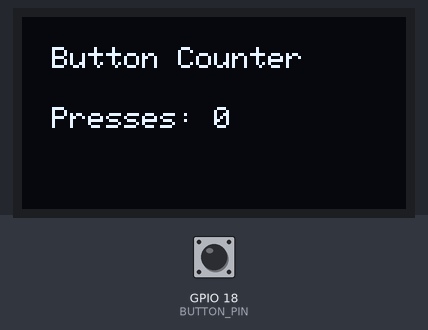
The program below on a simulated ESP32. Shown: 128×64 one-colour display. The inputs (shaded band) are chosen by the test bench; at power-on: GPIO 18 (BUTTON_PIN) HIGH. What the program prints to the serial monitor is not drawn.

Above: at 1.2 s.
1.3 s: GPIO 18 (BUTTON_PIN) pulled LOW for 0.15 s
At 2.3 s:
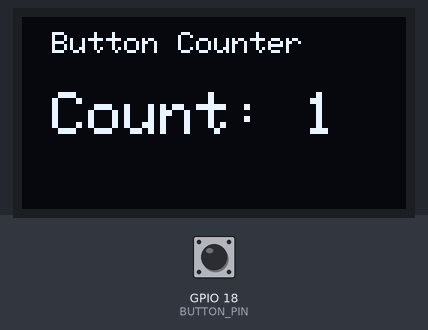
2.9 s: GPIO 18 (BUTTON_PIN) pulled LOW for 1 s
At 3.5 s:
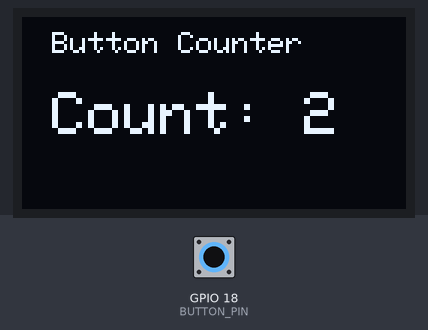
5.4 s: GPIO 18 (BUTTON_PIN) pulled LOW for 0.15 s
At 6.6 s:
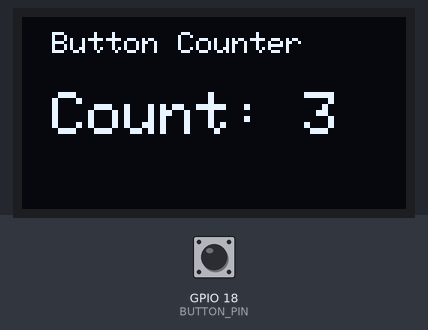
7.0 s: GPIO 18 (BUTTON_PIN) pulled LOW for 1 s
At 7.8 s:
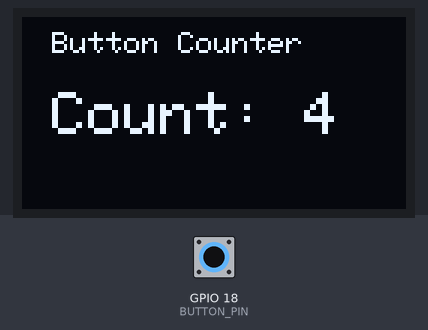
Timing chart, 0 to 10.0 s (numbered marks = the images above; inputs shaded):
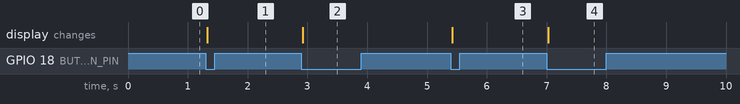

The program:

main.cpp
```cpp
#include <Wire.h>
#include <Adafruit_GFX.h>
#include <Adafruit_SSD1306.h>

#define SCREEN_WIDTH 128
#define SCREEN_HEIGHT 64
#define OLED_RESET -1
#define BUTTON_PIN 18

Adafruit_SSD1306 display(
  SCREEN_WIDTH, SCREEN_HEIGHT, &Wire, OLED_RESET
);

int buttonCount = 0;
int lastButtonState = HIGH;

void setup() {
  pinMode(BUTTON_PIN, INPUT_PULLUP);

  Serial.begin(115200);

  if (!display.begin(SSD1306_SWITCHCAPVCC, 0x3C)) {
    Serial.println("OLED not found!");
    while (true) {
      delay(100);
    }
  }

  display.clearDisplay();
  display.setTextColor(SSD1306_WHITE);
  display.setTextSize(1);
  display.setCursor(10, 10);
  display.println("Button Counter");
  display.setCursor(10, 30);
  display.println("Presses: 0");
  display.display();
}

void loop() {
  int buttonState = digitalRead(BUTTON_PIN);

  // Count only when the button is pressed
  if (lastButtonState == HIGH && buttonState == LOW) {
    buttonCount++;

    display.clearDisplay();
    display.setTextColor(SSD1306_WHITE);

    display.setTextSize(1);
    display.setCursor(10, 5);
    display.println("Button Counter");

    display.setTextSize(2);
    display.setCursor(10, 25);
    display.print("Count: ");
    display.println(buttonCount);

    display.display();

    Serial.print("Button presses: ");
    Serial.println(buttonCount);

    delay(200); // Simple debounce
  }

  lastButtonState = buttonState;
}
```

Measured:
- after the input at 1.3 s, the display: changes at once (image 1)
- after the input at 2.9 s, the display: changes at once (image 2)
- after the input at 5.4 s, the display: changes at once (image 3)
- after the input at 7.0 s, the display: changes at once (image 4)
